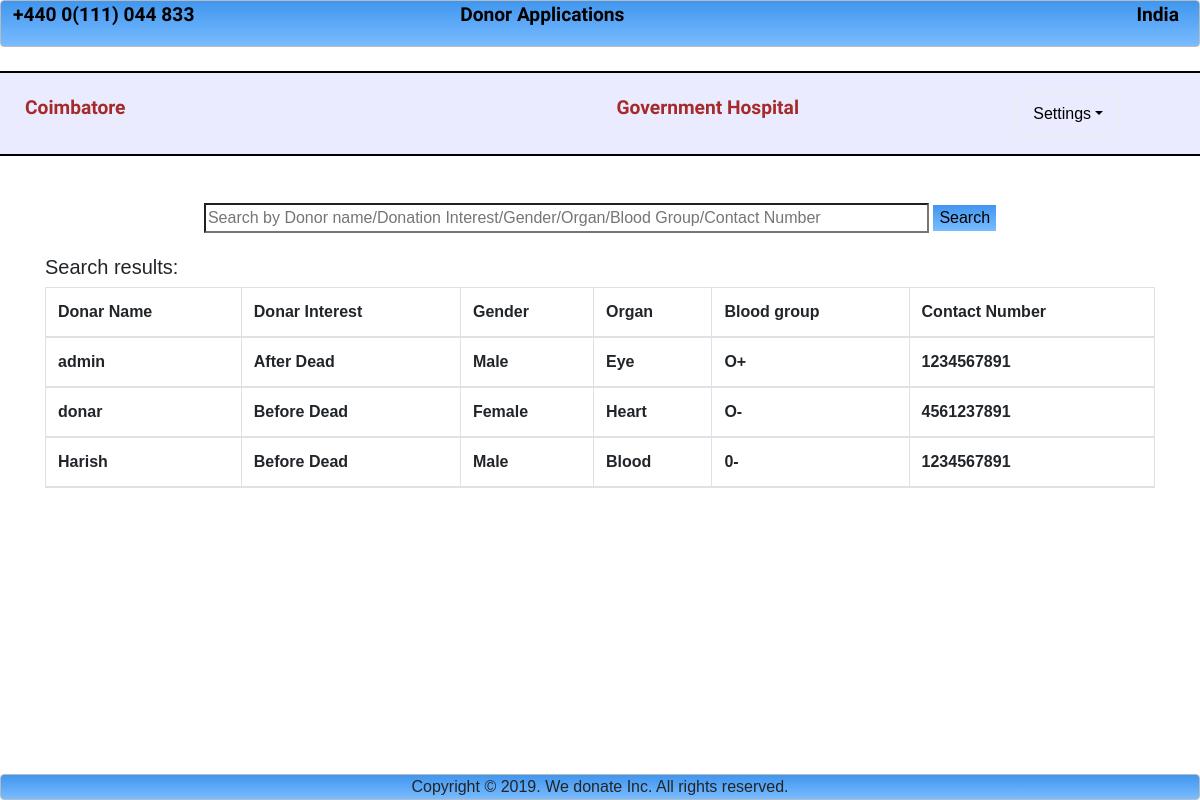
Page /hospital/1/ on the committed database.
### Customer/models.py (models this page shows, shortened)
class Hospital(models.Model):
    Donor=models.ForeignKey(DonationForm,on_delete=models.CASCADE,null=True,blank=True)
    hospital_name = models.CharField(max_length=200)
    password = models.CharField(max_length=100)
    contact_number = models.CharField(max_length=10)
    country = models.CharField(max_length=20)
    city = models.CharField(max_length=200)

class DonationForm(models.Model):
    user=models.ForeignKey(Customer,on_delete=models.CASCADE)
    name=models.CharField(max_length=100)
    birthdate=models.DateField()
    gender=models.CharField(max_length=6)
    nationality=models.CharField(max_length=50)
    bloodgroup=models.CharField(max_length=50)
    mobilenumber=models.CharField(max_length=10)
    email=models.EmailField()
    address=models.TextField()
    pancard=models.CharField(max_length=20)
    aadharcard=models.CharField(max_length=24)
    news=models.CharField(max_length=100)
    DONATE_CHOICES = [
        ('Before Dead', 'Before Dead'),
        ('After Dead', 'After Dead')
    ]
    donate_type=models.CharField(max_length=12, choices=DONATE_CHOICES)
    beforedeath=models.CharField(max_length=100,null=True,blank=True)
    afterdeath=models.CharField(max_length=100,null=True,blank=True)
    MEDICAL_CHOICES = [
        ('Yes', 'Yes'),
        ('No', 'No')
    ]
    question1=models.CharField(max_length=12, choices=MEDICAL_CHOICES)
    question2=models.CharField(max_length=12, choices=MEDICAL_CHOICES)
    question3=models.CharField(max_length=12, choices=MEDICAL_CHOICES)
    question4=models.CharField(max_length=12, choices=MEDICAL_CHOICES)
    question5=models.CharField(max_length=12, choices=MEDICAL_CHOICES)
    question6=models.CharField(max_length=12, choices=MEDICAL_CHOICES)
    question7=models.CharField(max_length=12, choices=MEDICAL_CHOICES)
    question8=models.CharField(max_length=12, choices=MEDICAL_CHOICES)
    question9=models.CharField(max_length=12, choices=MEDICAL_CHOICES)
    question10=models.CharField(max_length=12, choices=MEDICAL_CHOICES)

### Customer/views.py (the view)
# urls.py: path('hospital/<int:id>/',views.Hospital_main,name='Hospital_main'),
def Hospital_main(request,id):
    hospital=Hospital.objects.get(id=id)
    donor=DonationForm.objects.all()
    data=DonationForm.objects.all()
    Name=request.POST.get('search_key')
    if Name!='' and Name is not None:
        data = data.filter(name__icontains=Name) or data.filter(donate_type__icontains=Name) or data.filter(gender__icontains=Name) or data.filter(beforedeath__icontains=Name) or data.filter(afterdeath__icontains=Name) or data.filter(bloodgroup__icontains=Name) or data.filter(mobilenumber__icontains=Name)
    context = {
        'data':data,
        'hospital':hospital,
        'donor':donor
                }
    return render(request,'hospital-main-page.html',context)

### Customer/templates/hospital-main-page.html (shortened to what this page needs)
{%load static%}
<!DOCTYPE html>
<html lang="en">
<head>
    <link rel="stylesheet" href="https://stackpath.bootstrapcdn.com/bootstrap/4.2.1/css/bootstrap.min.css">
    <link rel="stylesheet" type="text/css" href="{% static 'Hospital/css/style_hospital_homepage.css' %}">
</head>
<body id = "body">
<header class="zone blue">
  <div class = "nav-bar"><p id = "company_name" class = "push_this_left"><a style="color: black;" href="#"> +440 0(111) 044 833</a></p>
    <p id = "company_name" style="margin-right: 500px;"><a style="color: black;" href="#">Donor Applications</a></p>
    <p id = "company_name" style="margin-right: 20px;" class = "push_this_right"><a style="color: black;" href="#">India</a></p>
  </div>
</header>
<ul class="nav nav-tabs" role="tablist">
  <li  class = "focus-prop"><a id = "company_name" style="font-size: larger;"  href="#">{{hospital.city}}</a></li>
<li  class = "focus-prop"><a id = "company_name" style="font-size: larger;margin-left: 450px;" href="#">{{hospital.hospital_name}}</a></li>
    <li class="nav-item dropdown ml-auto">
    <a class="nav-link dropdown-toggle" data-toggle="dropdown" href="#" role="button" aria-haspopup="true" aria-expanded="false">Settings</a>
  </li>
</ul>
<div class="tab-content">
    <div id="search_donation" class="tab-pane active">
      <div class = "container top">
    <div class = "child1">
      <form method="POST">
        <input class = "search_text" type="search" name="search_key" size = "75" placeholder="Search by Donor name/Donation Interest/Gender/Organ/Blood Group/Contact Number" id = "searchInput">
        <input type="submit" id="search_btn" value="Search" class = "blue buttons">
      </form>
    </div>
    <div class="child_text top"><h5>Search results:</h5> </div>
    <div class = "child2" id = "search_table_area">
    <table class="table table-bordered" id = "donationSearchTable">
      <thead>
        <tr>
          <th scope="col">Donar Name</th>
          <th scope="col">Donar Interest</th>
          <th scope="col">Gender</th>
          <th scope="col">Organ</th>
          <th scope="col">Blood group</th>
          <th scope="col">Contact Number</th>
        </tr>
        {%for i in data%}
        <tr>
          <th scope="col">{{i.name}}</th>
          <th scope="col">{{i.donate_type}}</th>
          <th scope="col">{{i.gender}}</th>
          {% if i.beforedeath != 'Enter Data' %}
          <th scope="col">{{ i.beforedeath }}</th>
          {% else %}
              <th scope="col">{{ i.afterdeath }}</th>
          {% endif %}
          <th scope="col">{{i.bloodgroup}}</th>
          <th scope="col">{{i.mobilenumber}}</th>
        </tr>
        {%endfor%}
      </thead>
    </table>
    </div>
    </div>
    </div>
</div>
<footer class="zone blue footer_style">Copyright &copy; 2019. We donate Inc. All rights reserved.  </footer>
</body>
</html>

### Customer/static/Hospital/css/style_hospital_homepage.css (style rules this page uses)
body { margin: auto 0px; font-family: Arial; background-color: #ffffff; }
.nav-bar { display: flex; font-size: 0.8em; }
li { padding: 20px; list-style: none; }
#company_name { text-align: left; margin-left: 1%; font-family:'Sofia'; font-weight: bolder; color: brown; font-size: 0.75em; }
#company_name > a { color: brown; }
.push_this_left { margin-right: auto; }
a:link { text-decoration: none!important; }
.ml-auto { margin-right: 5%; }
.blue { background: #7abcff; background: -moz-linear-gradient(top, #7abcff 0%, #60abf8 44%, #4096ee 100%); background: -webkit-gradient(linear, left top, left bottom, color-stop(0%,#7abcff), color-stop(44%,#60abf8), color-stop(100%,#4096ee)); background: -webkit-linear-gradient(top, #7abcff 0%,#60abf8 44%,#4096ee 100%); background: -o-linear-gradient(top, #7abcff 0%,#60abf8 44%,#4096ee 100%); background: -ms-linear-gradient(top, #7abcff 0%,#60abf8 44%,#4096ee 100%); background: linear-gradient(to top, #7abcff 0%,#60abf8 44%,#4096ee 100%); }
.zone { cursor:pointer; font-size:2em; border-radius:4px; border:1px solid #bbb; transition: all 0.3s linear; }
.footer_style { text-align: center; font-size: 1em; bottom: 0; left: 0; position: fixed; width: 100%; }
.top { margin-top: 2%; }
.buttons { border: 0px; }
.container { display: flex; justify-content: center; flex-direction: column; }
.child1 { align-self: center; }
.child2 { width: 100%; }
.nav { padding-left: 0.25%; margin-top: 2%; background-color:#ebebff; }
.nav-tabs { text-align: center; border-bottom: 2px solid #000000; border-top: 2px solid #000000; }
.nav-tabs > li { float: none; display: inline-flex; margin-bottom: -2.5px; }
.nav-tabs > li > a { color: #000000; border: 1.25px solid transparent; }
.nav-tabs .nav-link { border: 1px ridge ; }
.tab-pane { padding: 2%; }
.child2 { overflow-y: auto; height: 275px; -ms-overflow-style: -ms-autohiding-scrollbar; }

### rows in the picture
Hospital: city "Coimbatore", hospital_name "Government Hospital"
DonationForm: name "admin", donate_type "After Dead", gender "Male", afterdeath "Eye", bloodgroup "O+", mobilenumber "1234567891"
DonationForm: name "donar", donate_type "Before Dead", gender "Female", beforedeath "Heart", bloodgroup "O-", mobilenumber "4561237891"
DonationForm: name "Harish", donate_type "Before Dead", gender "Male", beforedeath "Blood", bloodgroup "0-", mobilenumber "1234567891"
